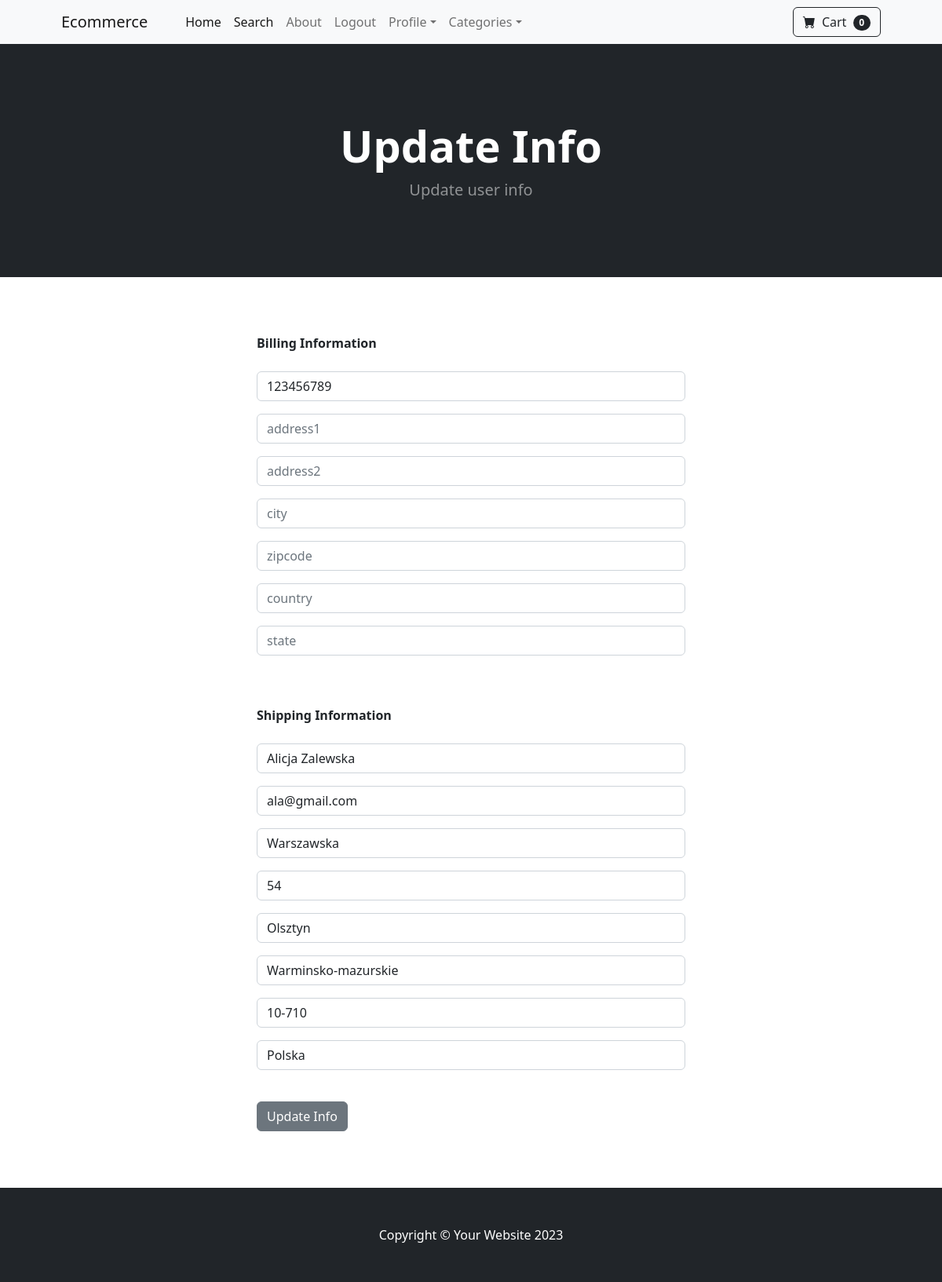
The page /update_info/ (signed in) on the database its author committed.
### store/models.py (models this page shows, shortened)
class Profile(models.Model):
    user = models.OneToOneField(User, on_delete=models.CASCADE)
    date_modified = models.DateTimeField(User, auto_now=True)
    phone = models.CharField(max_length=20, blank=True)
    address1 = models.CharField(max_length=200, blank=True)
    address2 = models.CharField(max_length=200, blank=True)
    city = models.CharField(max_length=200, blank=True)
    state = models.CharField(max_length=200, blank=True)
    zipcode = models.CharField(max_length=200, blank=True)
    country = models.CharField(max_length=200, blank=True)
    old_cart = models.CharField(max_length=200, blank=True, null=True)

### payment/models.py (models this page shows, shortened)
class ShippingAddress(models.Model):
    user = models.ForeignKey(User, on_delete=models.CASCADE, null=True, blank=True)
    shipping_full_name = models.CharField(max_length=255)
    shipping_email = models.CharField(max_length=255)
    shipping_address1 = models.CharField(max_length=255)
    shipping_address2 = models.CharField(max_length=255, null=True, blank=True)
    shipping_city = models.CharField(max_length=255)
    shipping_state = models.CharField(max_length=255, null=True, blank=True)
    shipping_zipcode = models.CharField(max_length=255, null=True, blank=True)
    shipping_country = models.CharField(max_length=255)
    class Meta:
        verbose_name_plural = "Shipping Address"

### store/views.py (the view)
# urls.py: path('update_info/', views.update_info, name='update_info'),
def update_info(request):
    if request.user.is_authenticated:
        current_user = Profile.objects.get(user__id=request.user.id)
        shipping_user = ShippingAddress.objects.get(id=request.user.id)
        form = UserInfoForm(request.POST or None, instance=current_user)
        shipping_form = ShippingForm(request.POST or None, instance=shipping_user)
        if form.is_valid() or shipping_form.is_valid():
            form.save()
            shipping_form.save()
            messages.success(request, "Your info has been updated")
            return redirect('home')
        else:
            return render(request, 'update_info.html', {'form': form, 'shipping_form': shipping_form})
    else:
        messages.success(request, "You must be logged in to access that page")
        return redirect('home')

### store/forms.py
class UserInfoForm(forms.ModelForm):
    phone = forms.CharField(label="", widget=forms.TextInput(attrs={'class': 'form-control', 'placeholder':
        'phone'}), required=False)
    address1 = forms.CharField(label="", widget=forms.TextInput(attrs={'class': 'form-control', 'placeholder':
        'address1'}), required=False)
    address2 = forms.CharField(label="", widget=forms.TextInput(attrs={'class': 'form-control', 'placeholder':
        'address2'}), required=False)
    city = forms.CharField(label="", widget=forms.TextInput(attrs={'class': 'form-control', 'placeholder':
        'city'}), required=False)
    state = forms.CharField(label="", widget=forms.TextInput(attrs={'class': 'form-control', 'placeholder':
        'state'}), required=False)
    zipcode = forms.CharField(label="", widget=forms.TextInput(attrs={'class': 'form-control', 'placeholder':
        'zipcode'}), required=False)
    country = forms.CharField(label="", widget=forms.TextInput(attrs={'class': 'form-control', 'placeholder':
        'country'}), required=False)
    class Meta:
        model = Profile
        fields = ('phone', 'address1', 'address2', 'city', 'zipcode', 'country',)

### cart/cart.py (called while the page is built)
    def __len__(self):
        return len(self.cart)

### cart/context_processors.py (called while the page is built)
def cart(request):
    return {'cart': Cart(request)}

### store/templates/update_info.html (shortened to what this page needs)
{% extends 'base.html' %}
{% block content %}
<header class="bg-dark py-5">
    <div class="container px-4 px-lg-5 my-5">
        <div class="text-center text-white">
            <h1 class="display-4 fw-bolder">Update Info</h1>
            <p class="lead fw-normal text-white-50 mb-0">Update user info</p>
        </div>
    </div>
</header>
<br/>
<div class="container">
    <div class="row">
        <div class="col-md-6 offset-md-3">
            <br/> <br/>
            <strong>Billing Information</strong>
            <br/> <br/>
            <form action="{% url 'update_info' %}" method="POST">
                {{ form.as_p }}
                <br/> <br/>
                <strong>Shipping Information</strong>
                <br/> <br/>
                {{ shipping_form.as_p }}
                <br/>
                <button class="btn btn-secondary" type="submit">Update Info</button>
            </form>
            <br/>
        </div>
    </div>
</div>
<br/> <br/>
{% endblock %}

### rows shown on the page
Profile: phone "123456789"
ShippingAddress: shipping_full_name "Alicja Zalewska", shipping_email "ala@gmail.com", shipping_address1 "Warszawska", shipping_address2 "54", shipping_city "Olsztyn", shipping_state "Warminsko-mazurskie", shipping_zipcode "10-710", shipping_country "Polska"

### other values the page prints
{{ cart|length }} "0"
